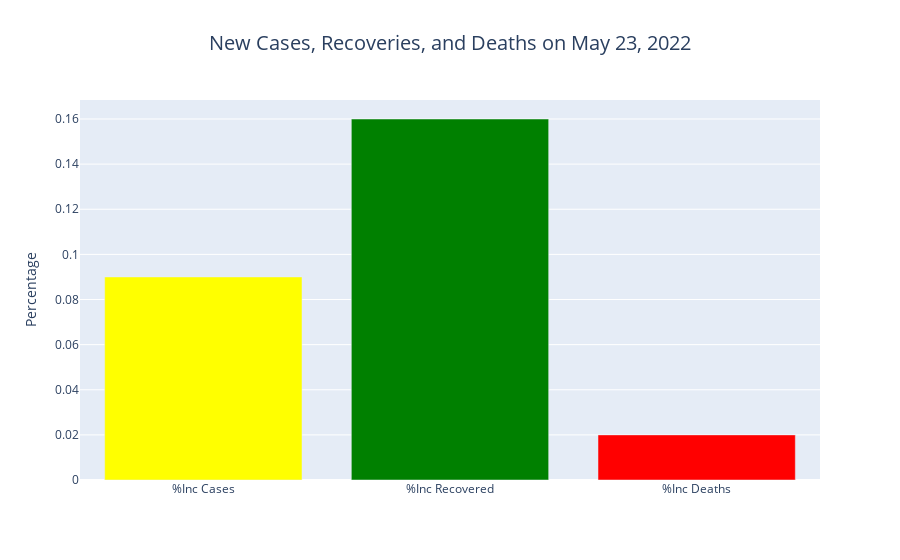

The cell this chart's notebook holds for it:
### Code cell
pinc_ser = np.round(df[["%Inc Cases", "%Inc Recovered", "%Inc Deaths"]].loc[0], 2)
pinc_df = pd.DataFrame(pinc_ser)
pinc_df.columns = ["Percentage"]

fig = go.Figure()
fig.add_trace(go.Bar(x=pinc_df.index, y=pinc_df['Percentage'], marker_color=["yellow", "green", "red"]))
fig.update_layout(title={'text': f"New Cases, Recoveries, and Deaths on {yesterday_str}", 'x': 0.5,
                         'xanchor': 'center', 'font': {'size': 20}}, yaxis_title="Percentage", xaxis_title="")
fig.show()

### Figure 1 — Plotly figure (JSON) as saved in the notebook; plotly's stock layout.template omitted (floating-point values rounded to 4 significant figures)
{"data": [{"marker": {"color": ["yellow", "green", "red"]}, "x": ["%Inc Cases", "%Inc Recovered", "%Inc Deaths"], "y": [0.09, 0.16, 0.02], "type": "bar"}], "layout": {"title": {"font": {"size": 20}, "text": "New Cases, Recoveries, and Deaths on May 23, 2022", "x": 0.5, "xanchor": "center"}, "yaxis": {"title": {"text": "Percentage"}}, "xaxis": {"title": {"text": ""}}}}
